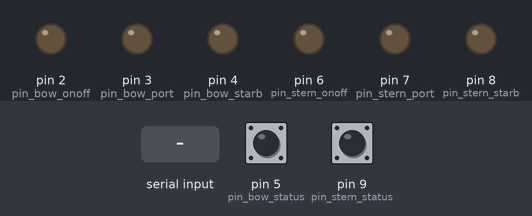
Recording of a sketch running on a simulated Arduino Uno, built with avr-gcc and run on an emulated ATmega328P. On the bench: output pins drawn as LEDs (lit = HIGH). The test bench sets the inputs (shaded band); at power-on: pin 5 (pin_bow_status) HIGH, pin 9 (pin_stern_status) HIGH.

Above: at 1.2 s.
1.3 s: byte 30 received over Serial
At 1.6 s:
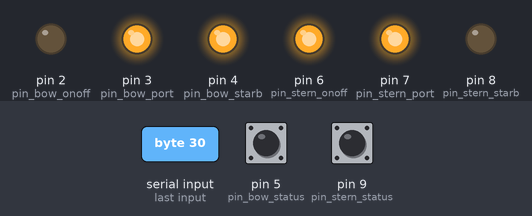
2.8 s: byte 90 received over Serial
At 4.0 s:
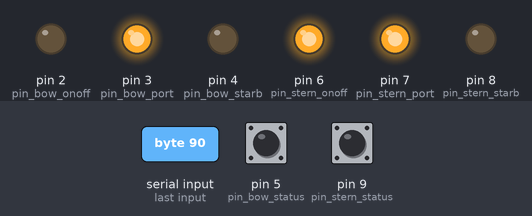
4.3 s: byte 120 received over Serial
At 5.1 s:
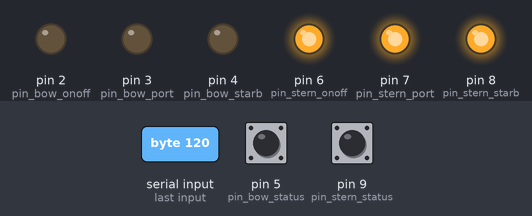
Timing chart, 0 to 7.3 s (numbered marks = the images above; inputs shaded):
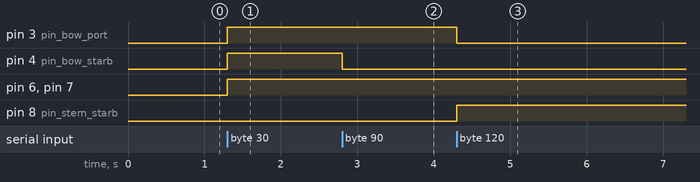

Measured:
- after the input at 1.3 s, pin 3 (pin_bow_port), pin 4 (pin_bow_starb), pin 6 (pin_stern_onoff), pin 7 (pin_stern_port): LOW → HIGH at once
- after the input at 2.8 s, pin 4 (pin_bow_starb): HIGH → LOW at once
- after the input at 4.3 s, pin 3 (pin_bow_port): HIGH → LOW at once; pin 8 (pin_stern_starb): LOW → HIGH at once

The sketch:

Tcd1042.ino
```cpp
// -*- c -*-
const int pin_bow_onoff = 2;    // onoff key  ( yellow cable )
const int pin_bow_port  = 3;    // left       ( red cabel )
const int pin_bow_starb = 4;    // right      ( green cabel )
const int pin_bow_status = 5;   // onoff status ( orange )
// blue cable = gnd

const int pin_stern_onoff = 6;   // onoff key
const int pin_stern_port  = 7;   // left
const int pin_stern_starb = 8;   // right
const int pin_stern_status = 9;  // onoff status

#define BOW_ONOFF     0b00000001
#define BOW_PORT      0b00000010
#define BOW_STARB     0b00000100
#define STERN_ONOFF   0b00001000
#define STERN_PORT    0b00010000
#define STERN_STARB   0b00100000

#define STATUS_OFF     0
#define STATUS_ON      1
#define STATUS_STANDBY 2

int bow_status;
const int bow_on_delay    = 1000;     // 1000 ms constant before ON
const int bow_off_delay   = 5000;     // 5000 ms constant before OFF
unsigned long bow_time;
uint8_t bow_prev_v;

int stern_status;
const int stern_on_delay    = 1000;   // 1000 ms constant before ON
const int stern_off_delay   = 5000;   // 5000 ms constant before OFF
unsigned long stern_time;
uint8_t stern_prev_v;

uint8_t key_mask;

#define DELAY(t) delayMicroseconds((t))

void setup() {
  // put your setup code here, to run once:
  Serial.begin(9600);

  pinMode(pin_bow_onoff,  OUTPUT);
  pinMode(pin_bow_port,   OUTPUT);
  pinMode(pin_bow_starb,  OUTPUT);
  pinMode(pin_bow_status, INPUT_PULLUP);

  pinMode(pin_stern_onoff,  OUTPUT);
  pinMode(pin_stern_port,   OUTPUT);
  pinMode(pin_stern_starb,  OUTPUT);
  pinMode(pin_stern_status, INPUT_PULLUP);

  digitalWrite(pin_bow_onoff, LOW);
  digitalWrite(pin_bow_port, LOW);
  digitalWrite(pin_bow_starb, LOW);

  digitalWrite(pin_stern_onoff, LOW);
  digitalWrite(pin_stern_port, LOW);
  digitalWrite(pin_stern_starb, LOW);

  bow_status = STATUS_OFF;
  bow_time = millis();

  stern_status = STATUS_OFF;
  stern_time = millis();
}

void write_pins(uint8_t mask, int level)
{
    if (mask & BOW_ONOFF) digitalWrite(pin_bow_onoff, level);
    if (mask & BOW_PORT)  digitalWrite(pin_bow_port, level);
    if (mask & BOW_STARB) digitalWrite(pin_bow_starb, level);

    if (mask & STERN_ONOFF) digitalWrite(pin_stern_onoff, level);
    if (mask & STERN_PORT) digitalWrite(pin_stern_port, level);
    if (mask & STERN_STARB) digitalWrite(pin_stern_starb, level);
}

void loop()
{
    unsigned long now;
    uint8_t  bow_s;
    uint8_t  stern_s;
    int bow_v;
    int stern_v;

    if (Serial.available() > 0) {
	key_mask = Serial.read();
	write_pins(~key_mask, LOW);  // first set pins to low
	write_pins(key_mask,  HIGH);  // then set pins high
    }
    now = millis();
    bow_v = !digitalRead(pin_bow_status);
    bow_s = bow_status;

    if (bow_v == bow_prev_v) {
      if ((bow_v == HIGH) && (key_mask & BOW_ONOFF) &&
          ((now - bow_time) >= bow_on_delay)) {
            bow_s = STATUS_ON;
            bow_time = now;
      }
     if ((bow_v == LOW) && !(key_mask & BOW_ONOFF) &&
          ((now - bow_time) >= bow_off_delay)) {
            bow_s = STATUS_OFF;
            bow_time = now;
      }
    }
    else {
       bow_s = STATUS_STANDBY;
       bow_time = now;
    }
    bow_prev_v = bow_v;

    stern_v = !digitalRead(pin_stern_status);
    stern_s = stern_status;

    if (stern_v == stern_prev_v) {
      if ((stern_v == HIGH) && (key_mask & BOW_ONOFF) &&
          ((now - stern_time) >= stern_on_delay)) {
            stern_s = STATUS_ON;
            stern_time = now;
      }
     if ((stern_v == LOW) && !(key_mask & BOW_ONOFF) &&
          ((now - stern_time) >= stern_off_delay)) {
            stern_s = STATUS_OFF;
            stern_time = now;
      }
    }
    else {
       stern_s = STATUS_STANDBY;
       stern_time = now;
    }
    stern_prev_v = stern_v;

    if ((bow_s != bow_status) || (stern_s != stern_status)) {
        Serial.write((stern_s << 2) | bow_s);
        bow_status = bow_s;
        stern_status = stern_s;
    }
}
```
